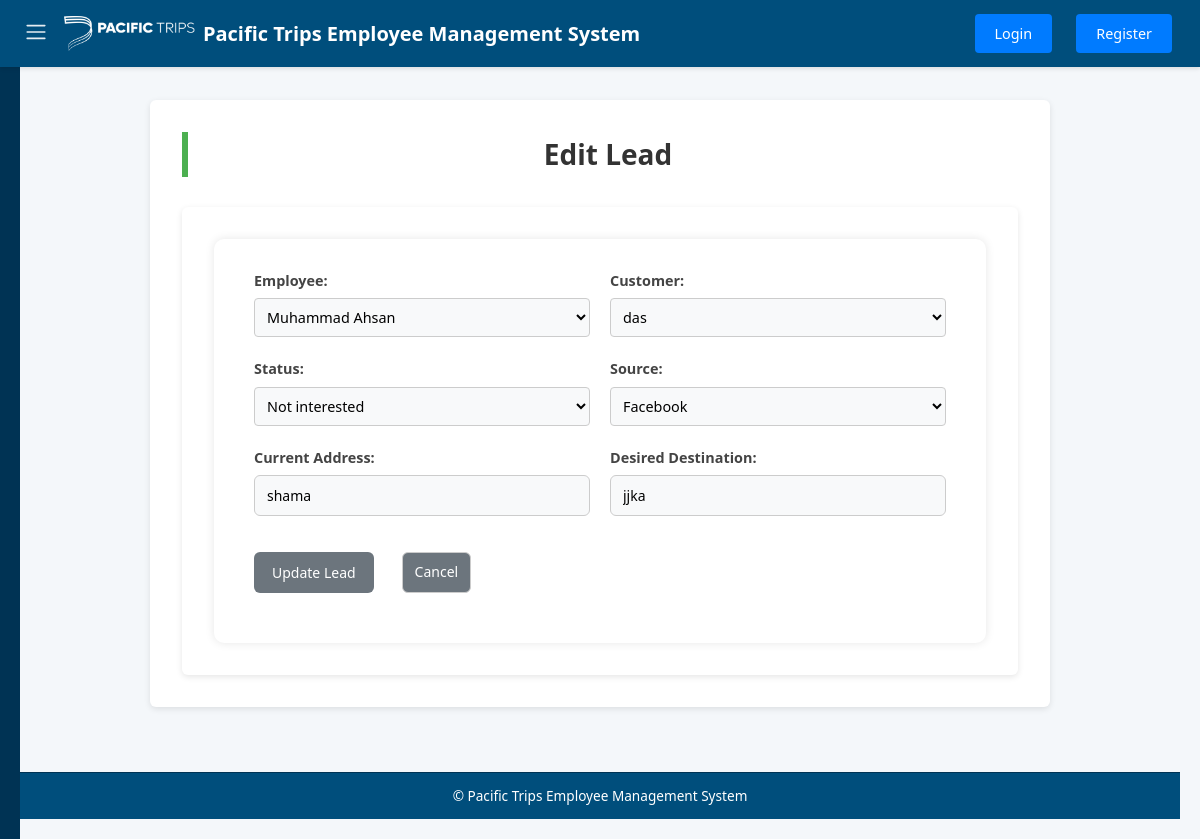
Screenshot of /leads/edit/c2e0dd04 with the database file from the repository.
### tables this page shows
CREATE TABLE leads (
    employeeLeadId TEXT PRIMARY KEY,
    employeeId TEXT,
    employeeName TEXT,
    employeeContactNo TEXT,
    customerId TEXT,
    customerName TEXT,
    customerContactNo TEXT,
    currentAddress TEXT,
    desiredDestination TEXT,
    status TEXT NOT NULL CHECK("status" IN ('Pending', 'Contacted', 'Not interested', 'Qoutation', 'Group Trip', 'Refund', 'Confirmed')),
    source TEXT NOT NULL CHECK("source" IN ('Facebook', 'WhatsApp', 'Reference', 'TikTok', 'Instagram', 'Lead Form', 'Other')),
    amountClosed REAL,
    createdAt TEXT,
    updatedAt TEXT
);

CREATE TABLE customers (
    customerId TEXT PRIMARY KEY,
    customerName TEXT NOT NULL,
    phone TEXT NOT NULL,
    source TEXT NOT NULL,
    currentLocation TEXT NOT NULL,
    desiredDestination TEXT NOT NULL,
    dateOfArrival TEXT,
    createdAt TEXT DEFAULT CURRENT_TIMESTAMP,
    updatedAt TEXT DEFAULT CURRENT_TIMESTAMP
, status TEXT);

### app.py (the view, shortened to what this page needs)
@app.route('/leads/edit/<string:lead_id>', methods=['GET', 'POST'])
def edit_lead(lead_id):
    with closing(get_db_connection()) as conn:
        with closing(conn.cursor()) as cursor:
            cursor.execute("SELECT * FROM leads WHERE employeeLeadId = ?", (lead_id,))
            lead = cursor.fetchone()
    if not lead:
        flash("Lead not found", "danger")
        return redirect(url_for('leads'))
    return render_template('edit_lead.html',
                         lead=dict(lead),
                         employees=get_all_employees(),
                         customers=get_all_customers())

### app.py (called while the page is built)
def get_db_connection():
    conn = sqlite3.connect(DATABASE, timeout=10)
    conn.row_factory = sqlite3.Row
    conn.execute("PRAGMA journal_mode=WAL")
    return conn

def get_all_employees():
    with closing(get_db_connection()) as conn:
        with closing(conn.cursor()) as cursor:
            cursor.execute("SELECT empId, empName FROM employees")
            return cursor.fetchall()

def get_all_customers():
    with closing(get_db_connection()) as conn:
        with closing(conn.cursor()) as cursor:
            cursor.execute("SELECT customerId, customerName FROM customers")
            return cursor.fetchall()

### templates/edit_lead.html (shortened to what this page needs)
{% extends "base.html" %}
{% block content %}
<h2>Edit Lead</h2>
<div class="container">
    <form method="POST" id="leadForm" class="edit-form">
            <div class="form-group">
                <label for="employeeId">Employee:</label>
                <select name="employeeId" id="employeeId" required>
                    {% for emp in employees %}
                    <option value="{{ emp.empId }}" {% if emp.empId == lead.employeeId %}selected{% endif %}>
                        {{ emp.empName }}
                    </option>
                    {% endfor %}
                </select>
            </div>
            <div class="form-group">
                <label for="customerId">Customer:</label>
                <select name="customerId" id="customerId" required>
                    {% for cust in customers %}
                    <option value="{{ cust.customerId }}" {% if cust.customerId == lead.customerId %}selected{% endif %}>
                        {{ cust.customerName }}
                    </option>
                    {% endfor %}
                </select>
            </div>
            <div class="form-group">
                <label for="status">Status:</label>
                <select name="status" id="status" required onchange="checkStatusChange()">
                    {% for s in ['Pending', 'Contacted', 'Not interested', 'Qoutation', 'Group Trip',  'Refund', 'Confirmed'] %}
                    <option value="{{ s }}" {% if s == lead.status %}selected{% endif %}>{{ s }}</option>
                    {% endfor %}
                </select>
            </div>
            <div class="form-group">
                <label for="source">Source:</label>
                <select name="source" id="source" required>
                    {% for s in ['Facebook', 'WhatsApp', 'Reference', 'TikTok','Instagram','Lead Form',  'Other'] %}
                    <option value="{{ s }}" {% if s == lead.source %}selected{% endif %}>{{ s }}</option>
                    {% endfor %}
                </select>
            </div>
            <div class="form-group">
                <label for="currentAddress">Current Address:</label>
                <input type="text" id="currentAddress" name="currentAddress" value="{{ lead.currentAddress }}" required>
            </div>
            <div class="form-group">
                <label for="desiredDestination">Desired Destination:</label>
                <input type="text" id="desiredDestination" name="desiredDestination" value="{{ lead.desiredDestination }}" required>
            </div>
        <div class="button-group">
            <button type="submit" class="btn"> Update Lead</button>
            <a href="{{ url_for('leads') }}" class="btn danger">Cancel</a>
        </div>
    </form>
</div>
{% endblock %}

### static/style.css (style rules this page uses)
* { margin: 0; padding: 0; box-sizing: border-box; }
body { font-family: 'Segoe UI', Tahoma, Geneva, Verdana, sans-serif; background-color: #f4f7fa; color: #333; line-height: 1.6; min-height: 100vh; display: flex; flex-direction: column; }
a { text-decoration: none; transition: color 0.3s ease, background-color 0.3s ease; }
.container { max-width: 1140px; margin: 0 auto; padding: 1rem; background-color: white; border-radius: 6px; box-shadow: 0 2px 4px rgba(0, 0, 0, 0.05); }
html { scroll-behavior: smooth; }
button, a, .menu-toggle { touch-action: manipulation; }

### static/customers.css (style rules this page uses)
* { box-sizing: border-box; margin: 0; padding: 0; font-family: 'Segoe UI', Tahoma, Geneva, Verdana, sans-serif; }
body { background: #f6f9fc; color: #333; padding: 40px; }
h2 { margin-bottom: 25px; font-size: 28px; color: #222; border-left: 6px solid #4CAF50; padding-left: 10px; }
.button-group { margin-bottom: 20px; }
.btn { display: inline-block; background-color: #4CAF50; color: white; padding: 10px 16px; text-decoration: none; border-radius: 6px; margin-right: 12px; font-size: 14px; font-weight: 600; transition: background-color 0.3s, transform 0.2s; border: none; cursor: pointer; }
.btn.danger { background-color: #e67e22; }

### static/employees.css (style rules this page uses)
body { font-family: Arial, sans-serif; background-color: #f9f9f9; margin: 20px; color: #333; }
h2 { color: #2c3e50; margin-bottom: 20px; }
form { display: flex; flex-wrap: wrap; gap: 15px; align-items: center; background-color: #ffffff; padding: 15px; border-radius: 8px; box-shadow: 0 2px 4px rgba(0,0,0,0.1); margin-bottom: 20px; }
form label { margin-right: 5px; font-weight: bold; }
form select, form button, form a.btn { padding: 8px 12px; font-size: 14px; border: 1px solid #ccc; border-radius: 6px; background-color: white; transition: 0.3s ease; }
form button { background-color: #007BFF; color: white; border: none; cursor: pointer; }
form a.btn { text-decoration: none; background-color: #28a745; color: white; }

### static/add form.css (style rules this page uses)
body { font-family: Arial, sans-serif; background-color: #f7f9fc; margin: 0; padding: 20px; }
h2 { text-align: center; color: #333; margin-bottom: 30px; }
form { max-width: 800px; margin: 0 auto; background-color: #ffffff; padding: 30px 40px; border-radius: 10px; box-shadow: 0 0 10px rgba(0, 0, 0, 0.1); display: grid; grid-template-columns: 1fr 1fr; gap: 20px; }
form label { display: block; margin-bottom: 8px; font-weight: bold; color: #444; }
form input[type="text"], form input[type="date"], form select { width: 100%; padding: 10px 12px; border: 1px solid #ccc; border-radius: 6px; font-size: 14px; transition: border-color 0.3s ease; }
form .btn { display: inline-block; background-color: #007BFF; color: #fff; padding: 10px 18px; border: none; border-radius: 6px; text-decoration: none; font-size: 14px; cursor: pointer; transition: background-color 0.3s ease; text-align: center; }
form .btn:last-of-type { background-color: #6c757d; }

### templates/base.html (style rules this page uses)
* { margin: 0; padding: 0; box-sizing: border-box; }
body { font-family: 'Segoe UI', Tahoma, Geneva, Verdana, sans-serif; background-color: #f4f7fa; color: #333; line-height: 1.6; min-height: 100vh; display: flex; flex-direction: column; font-size: 16px; }
a { text-decoration: none; transition: color 0.3s ease, background-color 0.3s ease; }
.container { max-width: 1140px; margin: 0 auto; padding: 1rem; background-color: white; border-radius: 6px; box-shadow: 0 2px 4px rgba(0, 0, 0, 0.05); }
html { scroll-behavior: smooth; }
button, a, .menu-toggle { touch-action: manipulation; }

### templates/edit_lead.html (style rules this page uses)
.container { background-color: #fff; padding: 2rem; border-radius: 6px; max-width: 900px; margin: auto; box-shadow: 0 2px 6px rgba(0, 0, 0, 0.1); }
.form-group { display: flex; flex-direction: column; }
.form-group label { font-weight: 600; margin-bottom: 0.4rem; font-size: 0.9rem; }
.form-group input, .form-group select { padding: 0.5rem; font-size: 0.9rem; border-radius: 4px; border: 1px solid #ccc; background-color: #f8f9fa; }
.button-group { display: flex; gap: 1rem; margin-top: 1rem; }
.btn { background-color: #007bff; color: white; padding: 0.5rem 1.25rem; border: none; border-radius: 4px; font-weight: 500; cursor: pointer; transition: background-color 0.3s ease; }
.btn.danger { background-color: #dc3545; }

### rows the page displays
leads: customerId "das", status "Not interested", source "Facebook", currentAddress "shama", desiredDestination "jjka"

### other values shown
form field employeeId "Muhammad Ahsan"
